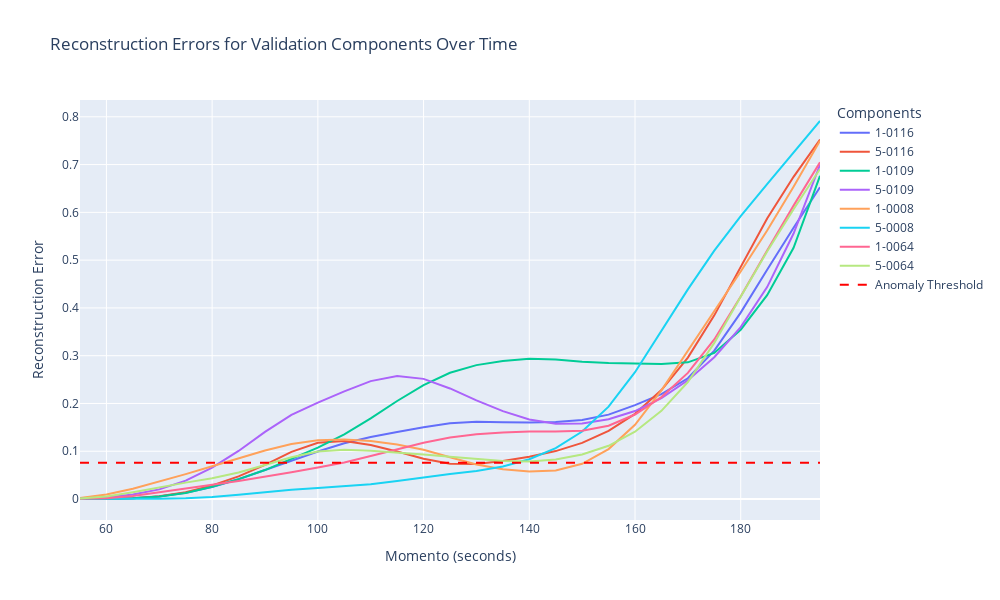

The code cell stored with this chart in its notebook:
### Code cell
import plotly.graph_objects as go

labels = defective_columns + normal_control_columns  # your 8 real validation columns

fig = go.Figure()

# Plot each error line
for i in range(focused_errors.shape[1]):
    fig.add_trace(go.Scatter(
        x=window_momentos,
        y=focused_errors[:, i],
        mode='lines',
        name=labels[i]
    ))

# Add anomaly threshold line
fig.add_trace(go.Scatter(
    x=window_momentos,
    y=[threshold] * len(window_momentos),
    mode='lines',
    name='Anomaly Threshold',
    line=dict(color='red', dash='dash')
))

# Customize layout
fig.update_layout(
    title="Reconstruction Errors for Validation Components Over Time",
    xaxis_title="Momento (seconds)",
    yaxis_title="Reconstruction Error",
    height=600,
    width=1000,
    legend_title="Components",
    hovermode="x unified"
)

fig.show()
